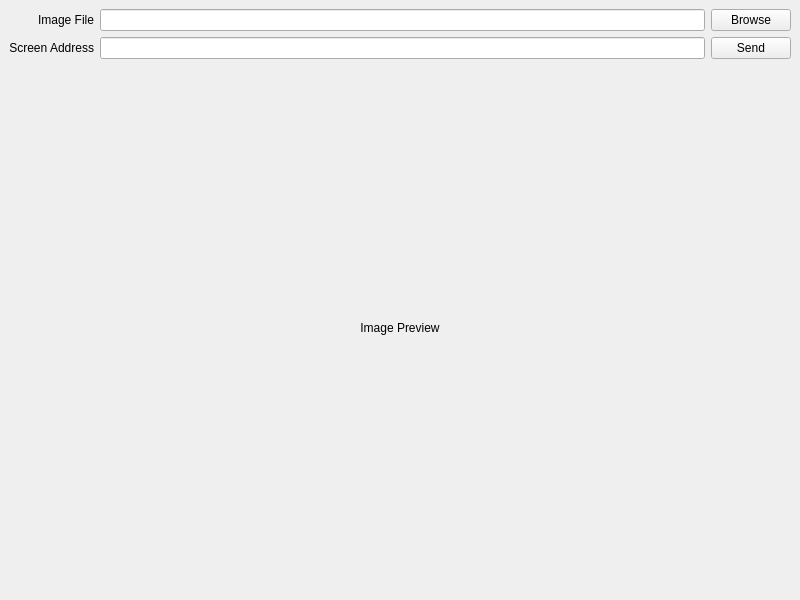
<?xml version="1.0" encoding="UTF-8"?>
<ui version="4.0">
 <class>MainWindow</class>
 <widget class="QMainWindow" name="MainWindow">
  <property name="geometry">
   <rect>
    <x>0</x>
    <y>0</y>
    <width>800</width>
    <height>600</height>
   </rect>
  </property>
  <property name="windowTitle">
   <string>Picture Poster</string>
  </property>
  <widget class="QWidget" name="centralwidget">
   <layout class="QGridLayout" name="gridLayout">
    <item row="1" column="2">
     <widget class="QPushButton" name="send">
      <property name="text">
       <string>Send</string>
      </property>
     </widget>
    </item>
    <item row="0" column="2">
     <widget class="QPushButton" name="browse">
      <property name="text">
       <string>Browse</string>
      </property>
     </widget>
    </item>
    <item row="0" column="0">
     <widget class="QLabel" name="label_2">
      <property name="text">
       <string>Image File</string>
      </property>
      <property name="alignment">
       <set>Qt::AlignRight|Qt::AlignTrailing|Qt::AlignVCenter</set>
      </property>
     </widget>
    </item>
    <item row="1" column="0">
     <widget class="QLabel" name="label_3">
      <property name="text">
       <string>Screen Address</string>
      </property>
      <property name="alignment">
       <set>Qt::AlignRight|Qt::AlignTrailing|Qt::AlignVCenter</set>
      </property>
     </widget>
    </item>
    <item row="2" column="0" colspan="3">
     <widget class="QLabel" name="preview">
      <property name="text">
       <string>Image Preview</string>
      </property>
      <property name="alignment">
       <set>Qt::AlignCenter</set>
      </property>
     </widget>
    </item>
    <item row="1" column="1">
     <widget class="QLineEdit" name="lineEdit_2"/>
    </item>
    <item row="0" column="1">
     <widget class="QLineEdit" name="lineEdit"/>
    </item>
   </layout>
  </widget>
 </widget>
 <resources/>
 <connections/>
</ui>
